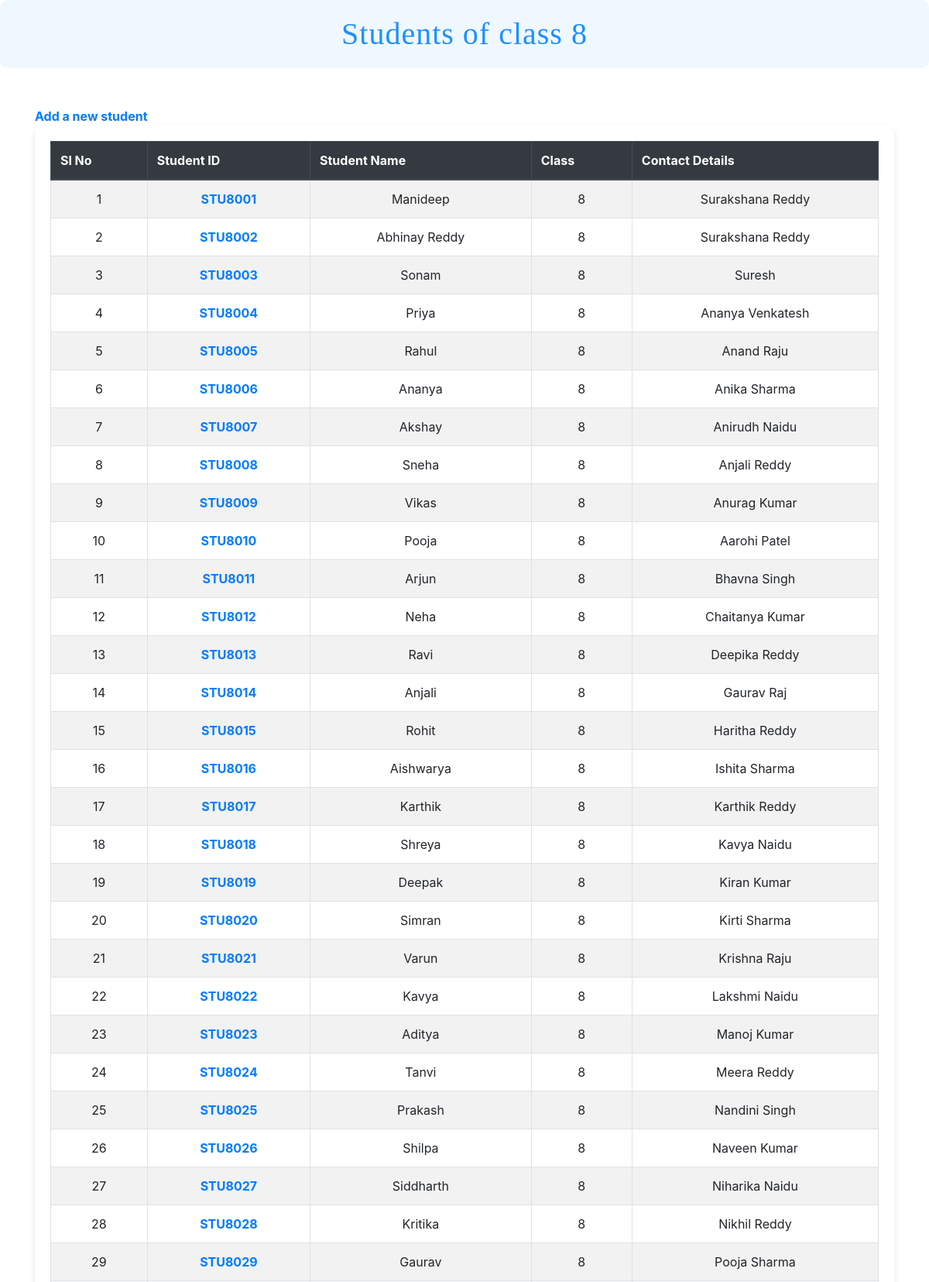
The app's page /view_students/8/ (signed in, upper part) with its own data.
### starmaa/models.py (models this page shows, shortened)
class StudentLogin(models.Model):
    student_id = models.CharField(max_length=100, unique=True)
    login_id = models.IntegerField(unique=True)
    login_password = models.CharField(max_length=100)

class StudentDetails(models.Model):
    student_id = models.OneToOneField(StudentLogin, related_name='student_details', on_delete=models.CASCADE)
    st_name = models.CharField(max_length=100)
    st_birth_year = models.IntegerField(default=2001)
    st_birth_place = models.CharField(max_length=100,default='Hyderabad')
    st_parent_name = models.CharField(max_length=100)
    st_standard = models.IntegerField(default=9)

### starmaa/views.py (the view)
# urls.py: path("view_students/<standard>/",view_students,name = 'view_students'),
@login_required(login_url="/tlg/")
def view_students(request,standard):
    queryset = StudentLogin.objects.filter(student_details__st_standard = standard)
    context = {'students':queryset,'standard':standard}
    return render(request,"view_all_students.html",context)

### starmaa/templates/view_all_students.html (shortened to what this page needs)
<!DOCTYPE html>
<html lang="en">
<head>
    <link rel="stylesheet" href="https://stackpath.bootstrapcdn.com/bootstrap/4.5.2/css/bootstrap.min.css">
</head>
<body>
    <h1>Students of class {{ standard }}</h1>
    <div class="container">
        <a href="/add_stud/"> Add a new student</a>
        <div class="table-container">
            <table class="table table-bordered table-hover">
                <thead class="thead-dark">
                    <tr>
                        <th scope="col">Sl No</th>
                        <th scope="col">Student ID</th>
                        <th scope="col">Student Name</th>
                        <th scope="col">Class</th>
                        <th scope="col">Contact Details</th>
                    </tr>
                </thead>
                <tbody>
                    {% for student in students %}
                    <tr>
                        <td>{{ forloop.counter }}</td>
                        <td>
                            <a href="/teacher_second/{{ student.student_id }}/"> {{ student.student_id }}</a>
                        </td>
                        <td>{{ student.student_details.st_name }}</td>
                        <td>{{ standard }}</td>
                        <td>{{ student.student_details.st_parent_name }}</td>
                    </tr>
                    {% endfor %}
                </tbody>
            </table>
        </div>
    </div>
    <link rel="stylesheet" href="https://stackpath.bootstrapcdn.com/bootstrap/4.5.2/css/bootstrap.min.css">
</body>
</html>

### starmaa/templates/view_all_students.html (style rules this page uses)
body { background-color: #f8f9fa; font-family: 'Arial', sans-serif; }
.container { margin-top: 50px; }
.table-container { background-color: #ffffff; border-radius: 10px; box-shadow: 0 4px 8px rgba(0, 0, 0, 0.1); padding: 20px; margin-bottom: 30px; }
.table { width: 100%; }
th, td { text-align: center; padding: 12px; }
.thead-dark th { background-color: #343a40; color: #fff; }
h1 { color: #1e90ff; text-align: center; background-color: #f0f8ff; padding: 20px; border-radius: 10px; margin-bottom: 30px; font-family: 'Georgia', serif; letter-spacing: 1px; }
.table tbody tr:nth-child(odd) { background-color: #f2f2f2; }
a { color: #1e90ff; text-decoration: none; font-weight: bold; transition: color 0.3s ease; }

### records on screen
StudentLogin: student_id "STU8001", student_details.st_name "Manideep", standard "8", student_details.st_parent_name "Surakshana Reddy"
StudentLogin: student_id "STU8002", student_details.st_name "Abhinay Reddy", standard "8", student_details.st_parent_name "Surakshana Reddy"
StudentLogin: student_id "STU8003", student_details.st_name "Sonam", standard "8", student_details.st_parent_name "Suresh"
StudentLogin: student_id "STU8004", student_details.st_name "Priya", standard "8", student_details.st_parent_name "Ananya Venkatesh"
StudentLogin: student_id "STU8005", student_details.st_name "Rahul", standard "8", student_details.st_parent_name "Anand Raju"
StudentLogin: student_id "STU8006", student_details.st_name "Ananya", standard "8", student_details.st_parent_name "Anika Sharma"
StudentLogin: student_id "STU8007", student_details.st_name "Akshay", standard "8", student_details.st_parent_name "Anirudh Naidu"
StudentLogin: student_id "STU8008", student_details.st_name "Sneha", id "8", student_details.st_parent_name "Anjali Reddy"
StudentLogin: student_id "STU8009", student_details.st_name "Vikas", standard "8", student_details.st_parent_name "Anurag Kumar"
StudentLogin: student_id "STU8010", student_details.st_name "Pooja", standard "8", student_details.st_parent_name "Aarohi Patel"
StudentLogin: student_id "STU8011", student_details.st_name "Arjun", standard "8", student_details.st_parent_name "Bhavna Singh"
StudentLogin: student_id "STU8012", student_details.st_name "Neha", standard "8", student_details.st_parent_name "Chaitanya Kumar"
StudentLogin: student_id "STU8013", student_details.st_name "Ravi", standard "8", student_details.st_parent_name "Deepika Reddy"
StudentLogin: student_id "STU8014", student_details.st_name "Anjali", standard "8", student_details.st_parent_name "Gaurav Raj"
StudentLogin: student_id "STU8015", student_details.st_name "Rohit", standard "8", student_details.st_parent_name "Haritha Reddy"
StudentLogin: student_id "STU8016", student_details.st_name "Aishwarya", standard "8", student_details.st_parent_name "Ishita Sharma"
StudentLogin: student_id "STU8017", student_details.st_name "Karthik", standard "8", student_details.st_parent_name "Karthik Reddy"
StudentLogin: student_id "STU8018", student_details.st_name "Shreya", standard "8", student_details.st_parent_name "Kavya Naidu"
StudentLogin: student_id "STU8019", student_details.st_name "Deepak", standard "8", student_details.st_parent_name "Kiran Kumar"
StudentLogin: student_id "STU8020", student_details.st_name "Simran", standard "8", student_details.st_parent_name "Kirti Sharma"
StudentLogin: student_id "STU8021", student_details.st_name "Varun", standard "8", student_details.st_parent_name "Krishna Raju"
StudentLogin: student_id "STU8022", student_details.st_name "Kavya", standard "8", student_details.st_parent_name "Lakshmi Naidu"
StudentLogin: student_id "STU8023", student_details.st_name "Aditya", standard "8", student_details.st_parent_name "Manoj Kumar"
StudentLogin: student_id "STU8024", student_details.st_name "Tanvi", standard "8", student_details.st_parent_name "Meera Reddy"
StudentLogin: student_id "STU8025", student_details.st_name "Prakash", standard "8", student_details.st_parent_name "Nandini Singh"
StudentLogin: student_id "STU8026", student_details.st_name "Shilpa", standard "8", student_details.st_parent_name "Naveen Kumar"
StudentLogin: student_id "STU8027", student_details.st_name "Siddharth", standard "8", student_details.st_parent_name "Niharika Naidu"
StudentLogin: student_id "STU8028", student_details.st_name "Kritika", standard "8", student_details.st_parent_name "Nikhil Reddy"
StudentLogin: student_id "STU8029", student_details.st_name "Gaurav", standard "8", student_details.st_parent_name "Pooja Sharma"

### other values on screen
{{ standard }} "8"
